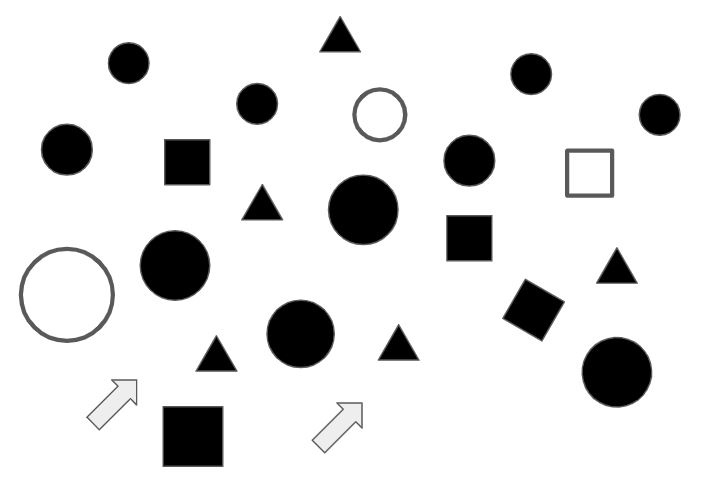
#> input picture AOI reference/Week12_hw/severalPatten.jpg, 725 x 501 px, found by its file name
$ python 'Week12_練習題6_110303506.py'
#> lines starting #> are read from the running program, lines starting #| are printed output that depends on the picture; after the words box and inside, x2 and y2 are one past the last pixel; in counts of white or black regions, pixels touching at a corner belong together
import cv2
import numpy as np

def main():
    img = cv2.imread('Week12_hw/severalPatten.jpg')
#> img is the input picture: shape (501, 725, 3); min 0, max 255, mean 226.8
    gray = cv2.cvtColor(img, cv2.COLOR_BGR2GRAY)
    gray = cv2.medianBlur(img, 3)
#> gray: shape (501, 725, 3)
    edges = cv2.Canny(gray, 100, 250)
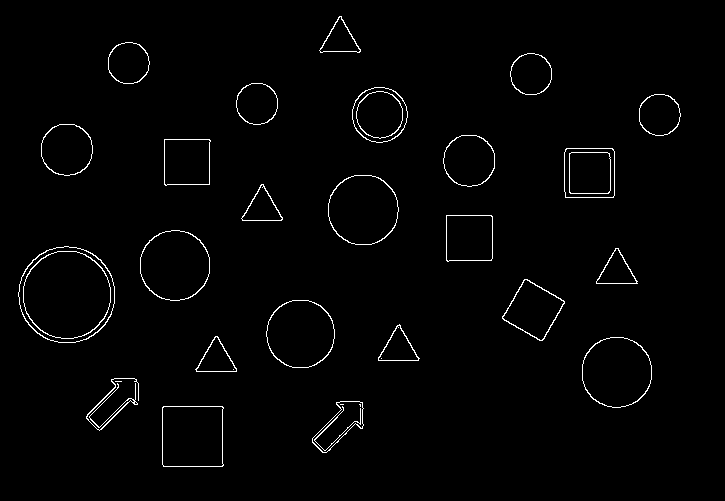
#> edges: shape (501, 725); 1.6% white in thin lines or dots, all inside (x1, y1, x2, y2) = (18, 16, 681, 467)
    circles = cv2.HoughCircles(edges, cv2.HOUGH_GRADIENT, 1, 100, param1=250, param2=25, minRadius=10, maxRadius=100)
#> circles = [[65.5, 293.5, 47.8], [616.5, 371.5, 34.2], [299.5, 332.5, 33.8], [174.5, 263.5, 35.1], [363.5, 210.5, 35.2], [65.5, 148.5, 25.7], [530.5, 73.5, 21.7], [468.5, 161.5, 25.7], [380.5, 111.5, 25.8], [255.5, 102.5, 20.7], [129.5, 62.5, 20.7], [660.5, 114.5, 20.7]]
    circles = np.int16(np.around(circles))
#> circles = [[66, 294, 48], [616, 372, 34], [300, 332, 34], [174, 264, 35], [364, 210, 35], [66, 148, 26], [530, 74, 22], [468, 162, 26], [380, 112, 26], [256, 102, 21], [130, 62, 21], [660, 114, 21]]
    for i in circles[0,:]:
        cv2.circle(img, (i[0], i[1]), i[2], (0,0,255),2)
        cv2.circle(img, (i[0], i[1]), 2, (0,0,255),3)
        txt = f'area={np.uint16(i[2]**2*np.pi)}'
        cv2.putText(img, txt, (i[0], i[1]), cv2.FONT_HERSHEY_SIMPLEX, 0.8, (255,0,0), 2, cv2.LINE_AA)
#> this loop made 12 passes
#> (i, txt) on passes 1 to 12: ([66, 294, 48], 'area=7238'), ([616, 372, 34], 'area=3631'), ([300, 332, 34], 'area=3631'), ([174, 264, 35], 'area=3848'), ([364, 210, 35], 'area=3848'), ([66, 148, 26], 'area=2123'), ([530, 74, 22], 'area=1520'), ([468, 162, 26], 'area=2123'), ([380, 112, 26], 'area=2123'), ([256, 102, 21], 'area=1385'), ([130, 62, 21], 'area=1385'), ([660, 114, 21], 'area=1385')
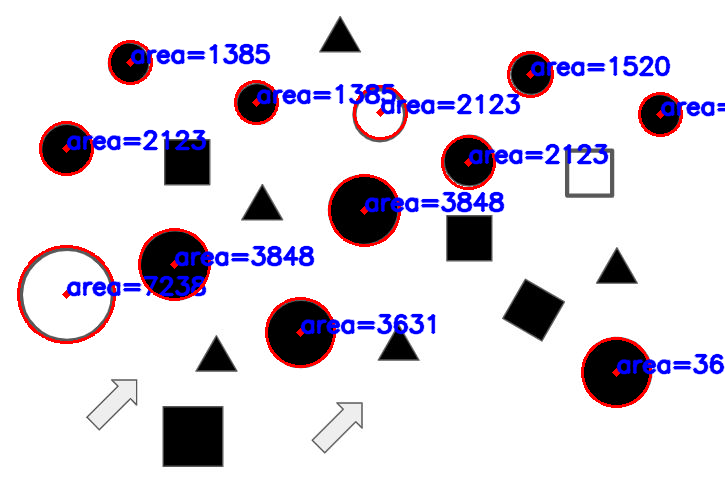
#> img: shape (501, 725, 3); 7.16% of pixels changed, all inside (x1, y1, x2, y2) = (17, 40, 725, 408)
    cv2.imshow('test', img)
    cv2.waitKey()
    cv2.destroyAllWindows()

if __name__=='__main__':
    main()
